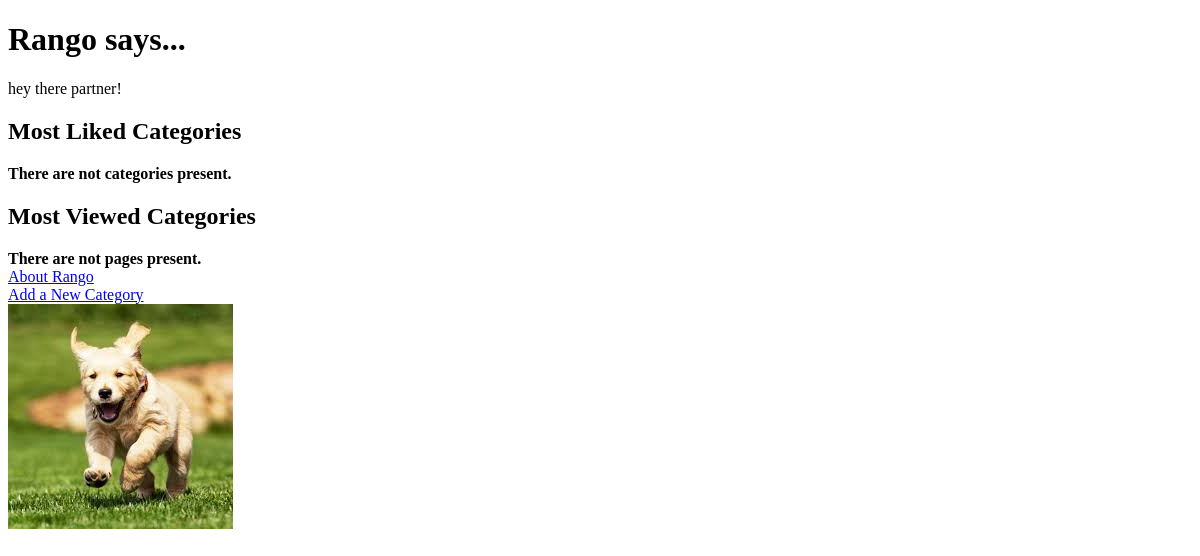
The app's page /, older data.
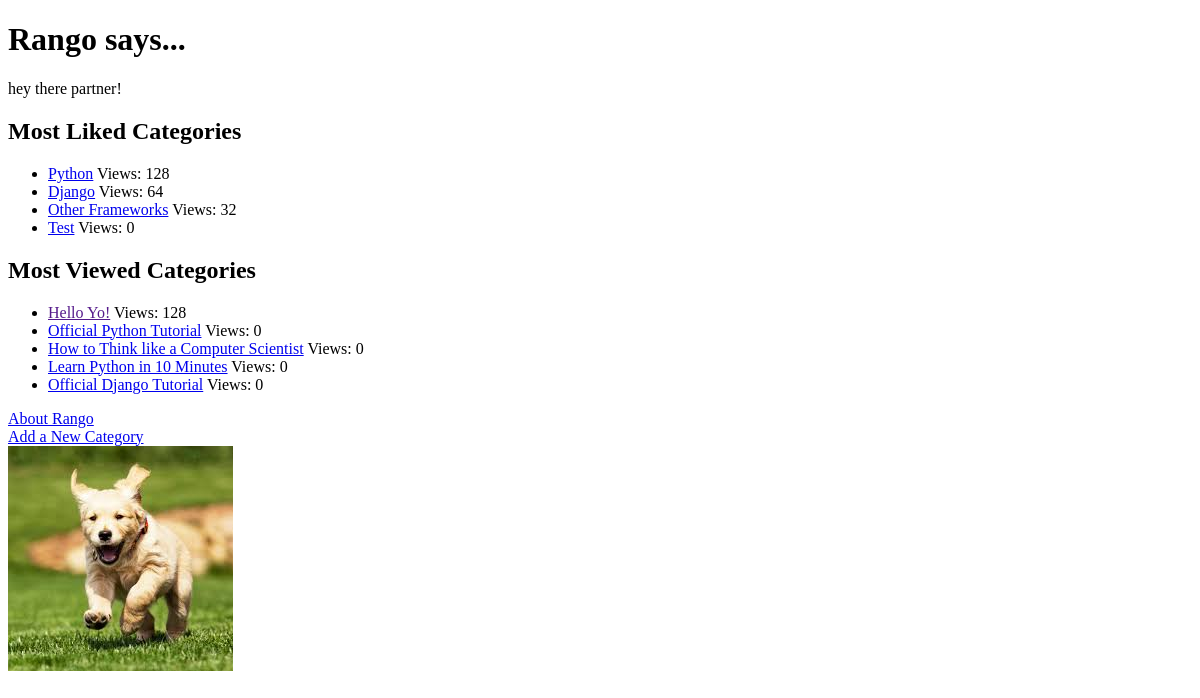
The same page, newer data.
### rango/models.py (models this page shows, shortened)
class Category(models.Model):
    name = models.CharField(max_length=128, unique=True)
    views = models.IntegerField(default=0)
    likes = models.IntegerField(default=0)
    slug = models.SlugField(unique=True)
    class Meta:
        verbose_name_plural = "Categories"

class Page(models.Model):
    category = models.ForeignKey(Category)
    title = models.CharField(max_length=128)
    url = models.URLField()
    views = models.IntegerField(default=0)

### rango/views.py (the view)
# urls.py: url(r'^$', views.index, name='index'),
def index(request):
    category_list = Category.objects.order_by('-views')[:5]
    pages_list = Page.objects.order_by('-views')[:5]
    context_dict = {
        'categories': category_list,
        'pages': pages_list
    }
    return render(request, 'rango/index.html', context_dict)

### templates/rango/index.html (shortened to what this page needs)
<!DOCTYPE html>
{% load staticfiles %}
<html>
<head>
</head>
<body>
    <h1>Rango says...</h1>
    <div>
        hey there partner!
    </div>
    <div>
        <h2>Most Liked Categories</h2>
        {% if categories %}
        <ul>
            {% for category in categories %}
            <li>
                <a href="/rango/category/{{ category.slug }}">{{ category.name }}</a>
                <span>Views: {{ category.views }}</span>
            </li>
            {% endfor %}
        </ul>
        {% else %}
            <strong>There are not categories present.</strong>
        {% endif %}
    </div>
    <div>
        <h2>Most Viewed Categories</h2>
        {% if pages %}
        <ul>
            {% for page in pages %}
            <li>
                <a href="{{ page.url }}">{{ page.title }}</a>
                <span>Views: {{ page.views }}</span>
            </li>
            {% endfor %}
        </ul>
        {% else %}
            <strong>There are not pages present.</strong>
        {% endif %}
    </div>
    <div>
        <a href="/rango/about/">About Rango</a><br />
        <a href="/rango/add_category">Add a New Category</a><br />
        <img src="{% static "images/rango.jpg" %}" alt="Picture of Rango" />
    </div>
</body>
</html>

Row changes from the older to the newer data that the page shows:
added Category: name "Python", views "128"
added Category: name "Django", views "64"
added Category: name "Other Frameworks", views "32"
added Category: name "Test", views "0"
added Page: title "Hello Yo!", views "128"
added Page: title "Official Python Tutorial", views "0"
added Page: title "How to Think like a Computer Scientist", views "0"
added Page: title "Learn Python in 10 Minutes", views "0"
added Page: title "Official Django Tutorial", views "0"
Text that changed along with them:
text no longer shown: "There are not categories present. There are not pages present."
